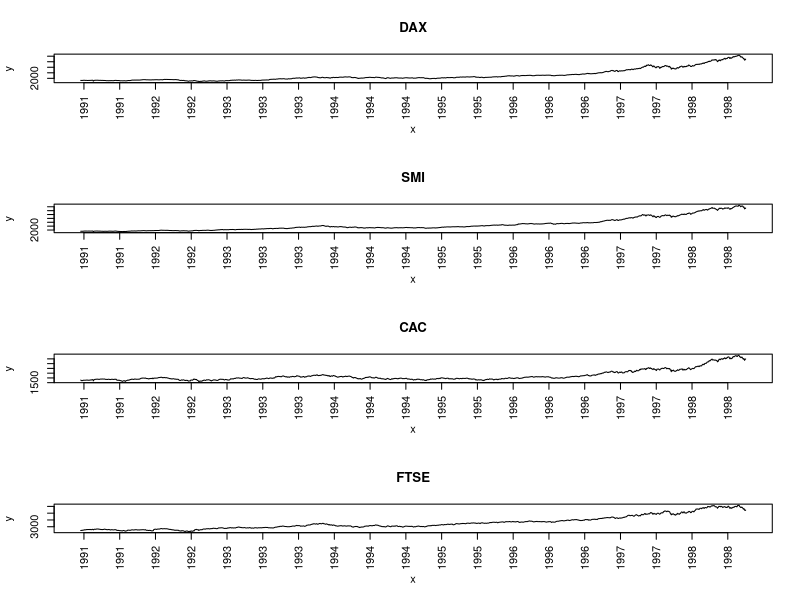
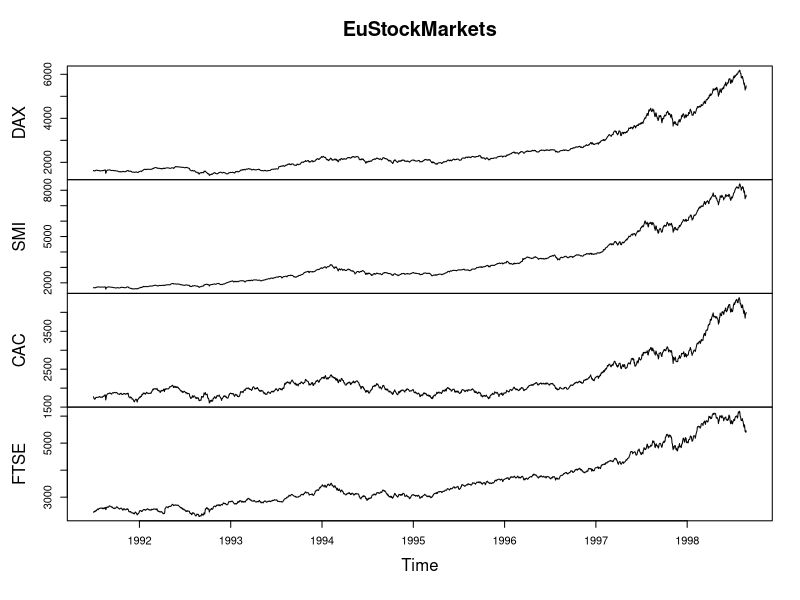
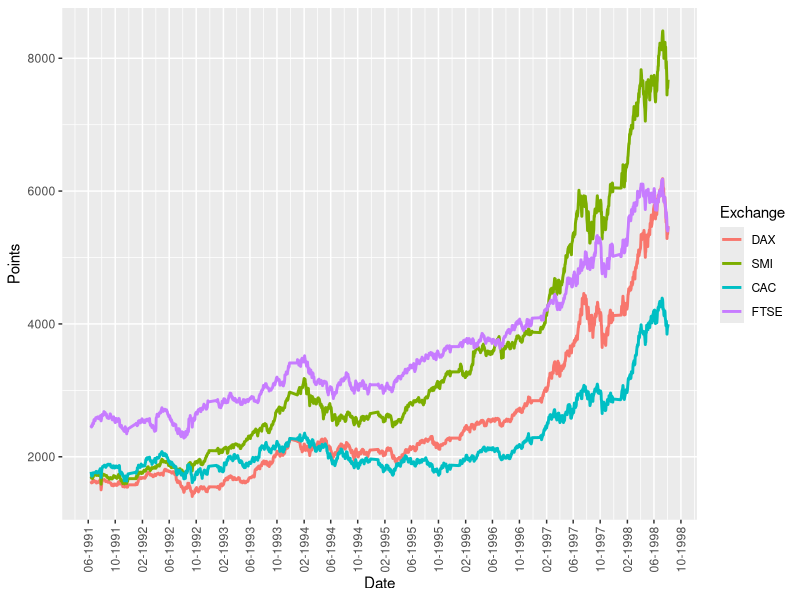

Write R code to recreate these figures, in order.
## ---- chunk 1
data(EuStockMarkets)
summary(EuStockMarkets)
class(EuStockMarkets)
## ---- chunk 2
# create a plot with 4 rows and 1 column
par(mfrow=c(4,1)) 
# set x-axis to number of measurements
x <- seq_len(nrow(EuStockMarkets))
for (i in seq_len(ncol(EuStockMarkets))) {
    # plot stock exchange points
    y <- EuStockMarkets[,i]
    # show stock exchange name as heading
    heading <- colnames(EuStockMarkets)[i]
    # create empty plot as template, don't show x-axis
    plot(x, y, type="n", main = heading, xaxt = "n")
    # add actual data to the plot
    lines(x, EuStockMarkets[,i])
    # adjust x tick labels to years
    years <- as.integer(time(EuStockMarkets))
    tick.posis <- seq(10, length(years), by = 100)
    axis(1, at = tick.posis, las = 2, labels = years[tick.posis])
}
## ---- chunk 3
plot(EuStockMarkets)
## ---- chunk 4
scale.value.range <- function(x, old, new) {
   # scale value from interval (min/max) 'old' to 'new'
   scale <- (x - old[1]) / (old[2] - old[1])
   newscale <- new[2] - new[1]
   res <- scale * newscale + new[1]
   return(res)
}
float.to.date <- function(x) {
    # convert a float 'x' (e.g. 1998.1) to its Date representation
    year <- as.integer(x)
    # obtaining the month: consider decimals
    float.val <- x - year
    # months: transform from [0,1) value range to [1,12] value range
    mon.float <- scale.value.range(float.val, c(0,1), c(1,12))
    mon <- as.integer(mon.float)
    date <- get.date(year, mon.float, mon)
    return(date)
}
days.in.month <- function(year, mon) {
    # day: transform based on specific month and year (leap years!)
    date1 <- as.Date(paste(year, mon, 1, sep = "-"))
    date2 <- as.Date(paste(year, mon+1, 1, sep = "-"))
    days <- difftime(date2, date1)
    return(as.numeric(days))
}
get.date <- function(year, mon.float, mon) {
    max.nbr.days <- days.in.month(year, mon)
    day.float <- sapply(seq_along(year), function(x) 
        scale.value.range(mon.float[x] - mon[x], c(0,1), c(1,max.nbr.days[x])))
    day <- as.integer(day.float)
    date.rep <- paste(as.character(year), as.character(mon), 
                as.character(day), sep = "-")
    date <- as.Date(date.rep, format = "%Y-%m-%d")
    return(date)
}

mts.to.df <- function(obj) {
    date <- float.to.date(as.numeric(time(obj)))
    df <- cbind("Date" = date, as.data.frame(obj))
    return(df)
}
library(ggplot2)
df <- mts.to.df(EuStockMarkets)
# go from wide to long format
library(reshape2)
dff <- melt(df, "Date", variable.name = "Exchange", value.name = "Points")
# load scales to format dates on x-axis
library(scales)
ggplot(dff, aes(x = Date, y = Points)) + 
  geom_line(aes(color = Exchange), size = 1) + 
  # use date_breaks to have more frequent labels
  scale_x_date(labels = date_format("%m-%Y"), date_breaks = "4 months") +
  # rotate x-axis labels
  theme(axis.text.x = element_text(angle = 90, vjust = 0.5))
